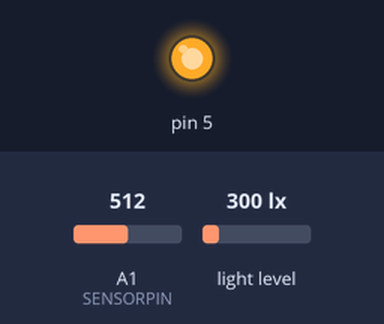
Simulated run of this sketch. Board: Arduino Uno, built with avr-gcc and run on an emulated ATmega328P. On the bench: output pins drawn as LEDs (lit = HIGH). The test bench sets the inputs (shaded band); at power-on: A1 (SENSORPIN) = 512, light level 300 lx.

Above: at 0.1 s.
At 5.1 s:
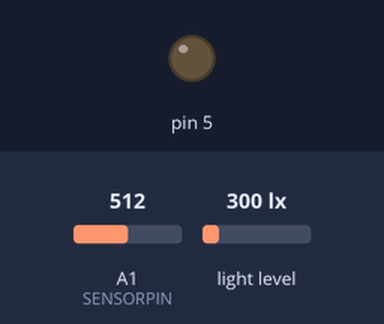
Timing chart, 0 to 6.6 s (numbered marks = the images above):
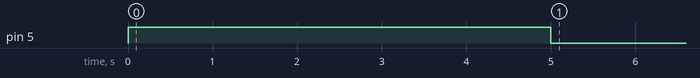

Measured:
- by itself, pin 5: LOW → HIGH at 0.00 s, → LOW 5.0 s later

The sketch:

master.ino
```cpp
#include <Wire.h>
#include <SoftwareSerial.h>                           //we have to include the SoftwareSerial library, or else we can't use it
#include <Adafruit_TSL2591.h>
#include <Adafruit_Sensor.h>
#include <SPI.h>                    // Needed for the light sensor
#define PHrx 2                                          //define what pin rx is going to be
#define PHtx 3                                          //define what pin tx is going to be
#define ECrx 6                                          //define what pin rx is going to be
#define ECtx 7                                         //define what pin tx is going to be
#define TDSpump 8
#define FLOWERpump A0
#define PHUPpump 4
#define PHDOWNpump 5


// the value of the 'other' resistor
#define SERIESRESISTOR 1500

// What pin to connect the sensor to
#define SENSORPIN A1

SoftwareSerial ECserial(ECrx, ECtx);                      //define how the soft serial port is going to work
SoftwareSerial PHserial(PHrx, PHtx);                      //define how the soft serial port is going to work

String inputstring = "";                              //a string to hold incoming data from the PC
String PHsensorstring = "";                             //a string to hold the data from the Atlas Scientific product
int avgLux;                                         // A int to hold the LUX reading from the light sensor
boolean input_string_complete = false;                //have we received all the data from the PC
boolean PHsensor_string_complete = false;               //have we received all the data from the Atlas Scientific product
String ECsensorstring = "";                             //a string to hold the data from the Atlas Scientific product
boolean ECsensor_string_complete = false;               //have we received all the data from the Atlas Scientific product
String PHvalue;
String ECvalue;
int interval=3000;   // slace update interval
unsigned long previousMillis=0;
float reading;
byte address = 0x00;                  // Making room for the light sensor data
Adafruit_TSL2591 tsl = Adafruit_TSL2591(2591);      // pass in a number for the sensor identifier (for your use later)
bool on = true;


void configureLightSensor(void)
{
  // You can change the gain on the fly, to adapt to brighter/dimmer light situations
  tsl.setGain(TSL2591_GAIN_LOW);
  tsl.setTiming(TSL2591_INTEGRATIONTIME_100MS);  // shortest integration time (bright light)
}

void setup() {                                        //set up the hardware
  Serial.begin(9600);                                 //set baud rate for the hardware serial port_0 to 9600
  PHserial.begin(9600);                               //set baud rate for the software serial port to 9600
  ECserial.begin(9600);
  inputstring.reserve(10);                            //set aside some bytes for receiving data from the PC
  PHsensorstring.reserve(30);                           //set aside some bytes for receiving data from Atlas Scientific product
  ECsensorstring.reserve(30);                           //set aside some bytes for receiving data from Atlas Scientific product
  Wire.begin(); // join i2c bus (address optional for master)
  configureLightSensor();
  //PHvalue = "00.0";
  //ECvalue = "0000";
  //reading = 0.0;

}

void advancedRead(void)
{
    sensor_t sensor;
    tsl.getSensor(&sensor);
    uint32_t lum = tsl.getFullLuminosity();
    uint16_t ir, full;
    ir = lum >> 16;
    full = lum & 0xFFFF;
    avgLux = tsl.calculateLux(full, ir);
    /*
    for(int i = 1; i < 10; i++)
    {
      uint32_t lum = tsl.getFullLuminosity();
      uint16_t ir, full;
      ir = lum >> 16;
      full = lum & 0xFFFF;

      Serial.print("[ "); Serial.print(millis()); Serial.print(" ms ] ");
      Serial.print("IR: "); Serial.print(ir);  Serial.print("  ");
      Serial.print("Full: "); Serial.print(full); Serial.print("  ");
      Serial.print("Visible: "); Serial.print(full - ir); Serial.print("  ");
      Serial.print("Lux: "); Serial.println(tsl.calculateLux(full, ir));


      avgLux = (avgLux + tsl.calculateLux(full, ir))/2;
    }
    */
}

void print_EC_data(void) {                            //this function will pars the string

  char sensorstring_array[30];                        //we make a char array
  char *EC;                                           //char pointer used in string parsing
  char *TDS;                                          //char pointer used in string parsing
  char *SAL;                                          //char pointer used in string parsing
  char *GRAV;                                         //char pointer used in string parsing
  float f_ec;                                         //used to hold a floating point number that is the EC

  ECsensorstring.toCharArray(sensorstring_array, 30);   //convert the string to a char array
  EC = strtok(sensorstring_array, ",");               //let's pars the array at each comma
  TDS = strtok(NULL, ",");                            //let's pars the array at each comma
  SAL = strtok(NULL, ",");                            //let's pars the array at each comma
  GRAV = strtok(NULL, ",");                           //let's pars the array at each comma
  Serial.println(TDS);                                //this is the TDS value
  ECvalue=TDS;
//f_ec= atof(EC);                                     //uncomment this line to convert the char to a float
}

void loop() {

  //Water Level section
  reading = analogRead(SENSORPIN);
  //convert the value to resistance
  reading = (1023 / reading)  - 1;
  reading = SERIESRESISTOR / reading;

  //PH section

  if (PHsensor_string_complete == true) {
    PHsensorstring.remove(4);
    PHvalue = PHsensorstring;
    Serial.print(PHvalue);
    Serial.print("\n");
    PHsensorstring = "";                                //clear the string
    PHsensor_string_complete = false;                   //reset the flag used to tell if we have received a completed string from the Atlas Scientific product
    ECserial.listen();
   }


   if (PHserial.available() > 0) {                     //if we see that the Atlas Scientific product has sent a character
    char PHinchar = (char)PHserial.read();              //get the char we just received
    PHsensorstring += PHinchar;                           //add the char to the var called sensorstring
    if (PHinchar == '\r') {                             //if the incoming character is a <CR>
      PHsensor_string_complete = true;                  //set the flag
    }
  }


  //EC section

  if (ECsensor_string_complete == true) {               //if a string from the Atlas Scientific product has been received in its entirety
    if (isdigit(ECsensorstring[0]) == false) {          //if the first character in the string is a digit
      Serial.println(ECsensorstring);                   //send that string to the PC's serial monitor
    }
    else                                              //if the first character in the string is NOT a digit
    {
      print_EC_data();                                //then call this function
    }
    ECsensorstring = "";                                //clear the string
    ECsensor_string_complete = false;                   //reset the flag used to tell if we have received a completed string from the Atlas Scientific product
    PHserial.listen();
  }

   if (ECserial.available() > 0) {                     //if we see that the Atlas Scientific product has sent a character
    char ECinchar = (char)ECserial.read();              //get the char we just received
    ECsensorstring += ECinchar;                           //add the char to the var called sensorstring
    if (ECinchar == '\r') {                             //if the incoming character is a <CR>
      ECsensor_string_complete = true;                  //set the flag
    }
  }

    //JOSHS BULLSHIT
   advancedRead();

   //Timing code
   unsigned long currentMillis = millis();
   unsigned long currentMillis2 = millis();


   // How much time has passed, accounting for rollover with subtraction!
   if ((unsigned long)(currentMillis - previousMillis) >= interval) {
      // It's time to do something!
      sendLine1ToSlave();
      sendLine2ToSlave();
      // Use the snapshot to set track time until next event
      previousMillis = currentMillis;
   }

  if(on){
    on = false;
    pinMode(5, OUTPUT);
    digitalWrite(5, HIGH);   // turn the LED on (HIGH is the voltage level)
    delay(5000);                       // wait for a second
    digitalWrite(5, LOW);
  }


/*
  //request message from slave (device,#ofBytes)
  //we need to know how many bytes to request
  Wire.requestFrom(8,3);
  while (Wire.available()) { // slave may send less than requested
    char c = Wire.read(); // receive a byte as character
    Serial.print(c);         // print the character

  }
  delay(500);
  */
}

void sendLine1ToSlave(){

    Wire.beginTransmission(8); // transmit to device #8
    char buffer[16];
    String temp = "PH:" + PHvalue+" EC:" + ECvalue;
    temp.getBytes(buffer,16);
    Wire.write(buffer);
    Wire.endTransmission();    // stop transmitting
  }

void sendLine2ToSlave(){

    Wire.beginTransmission(8); // transmit to device #8
    char buffer[16];
    Wire.write("R:");
    String temp= String(reading);
    temp.remove(4);
    temp.getBytes(buffer,16);
    Wire.write(buffer);

    Wire.write(" Lux:");
    String(avgLux).getBytes(buffer,16);
    Wire.write(buffer);
    Wire.endTransmission();    // stop transmitting
  }
```
